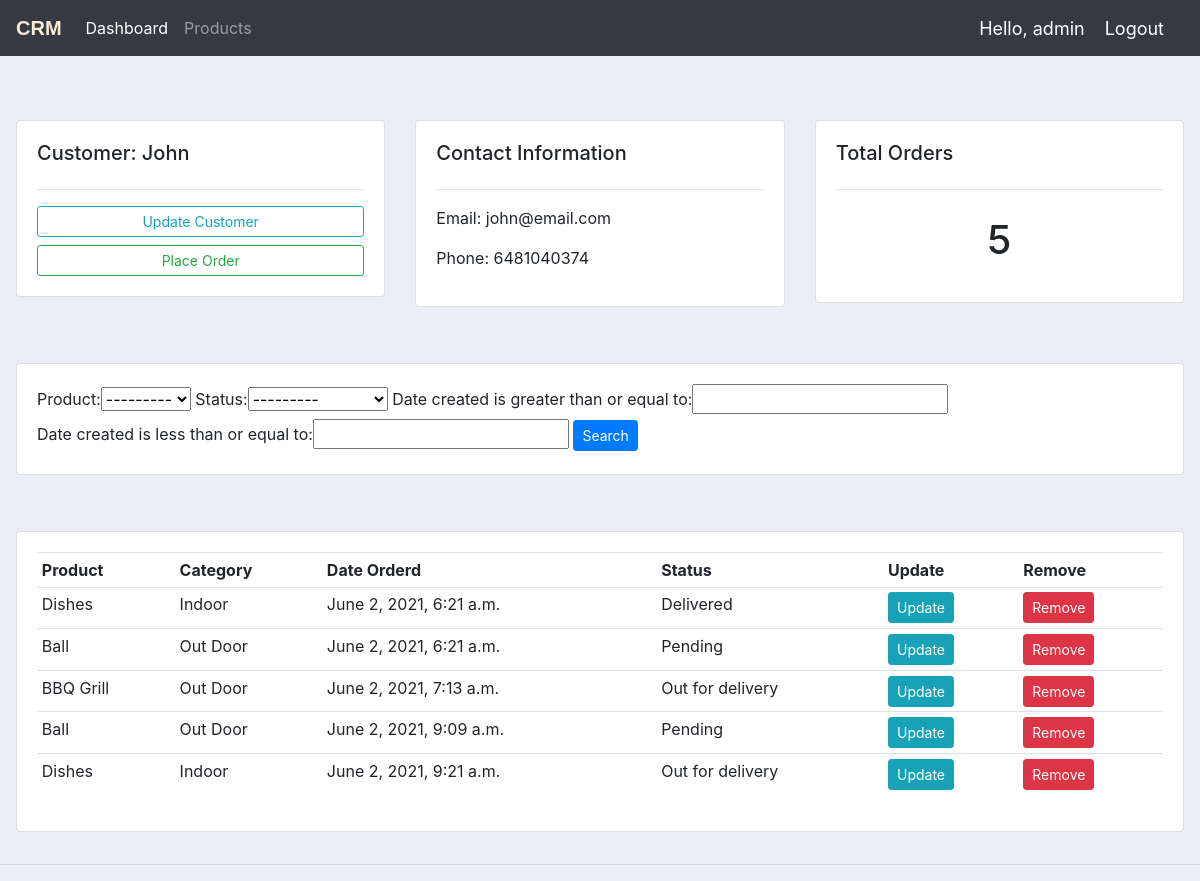
/accounts/customer/2/ (signed in), run on the app's committed database.
### accounts/models.py (models this page shows, shortened)
class Customer(models.Model):
    name = models.CharField(max_length=200, null=True)
    phone = models.CharField(max_length=200, null=True)
    email = models.CharField(max_length=200, null=True)
    date_created = models.DateTimeField(auto_now_add=True, null=True)

class Order(models.Model):
    STATUS = (
        ('Pending', 'Pending'),
        ('Out for delivery', 'Out for delivery'),
        ('Delivered', 'Delivered')
    )
    customer = models.ForeignKey(Customer, null=True, on_delete=models.SET_NULL)
    product = models.ForeignKey(Product, null=True, on_delete=models.SET_NULL)
    date_created = models.DateTimeField(auto_now_add=True, null=True)
    status  = models.CharField(max_length=200, null=True, choices=STATUS)

class Product(models.Model):
    CATEGORY = (
        ('Indoor', 'Indoor'),
        ('Out Door', 'Out Door')
    )
    name = models.CharField(max_length=200, null=True)
    price = models.FloatField(null=True)
    category = models.CharField(max_length=200, null=True, choices=CATEGORY)
    description = models.CharField(max_length=200, null=True, blank=True)
    date_created = models.DateTimeField(auto_now_add=True, null=True)
    tag = models.ManyToManyField(Tag)
    def __str__(self) -> str:
        return self.name

### accounts/views.py (the view)
# urls.py: path('customer/<str:id>/', views.customer, name='customer'),
@login_required(login_url='login')
def customer(request, id):
    customer = Customer.objects.get(id=id)
    orders = customer.order_set.all()
    myfilter = OrderFilter(request.GET, queryset=orders)
    orders = myfilter.qs
    context = {'customer': customer, 'orders': orders, 'myfilter': myfilter}
    return render(request, 'accounts/customer.html', context)

### templates/accounts/customer.html
{%  extends 'accounts/main.html' %}
{% block content %}
	<br>
<div class="row p-3">
	<div class="col-md">
		<div class="card card-body">
			<h5>Customer: {{ customer.name }}</h5>
			<hr>
			<a class="btn btn-outline-info btn-sm btn-block" href="">Update Customer</a>
			<a class="btn btn-outline-success btn-sm btn-block" href="{% url 'create_order' customer.id %}">Place Order</a>
		</div>
	</div>
	<div class="col-md">
		<div class="card card-body">
			<h5>Contact Information</h5>
			<hr>
			<p>Email: {{ customer.email }}</p>
			<p>Phone: {{ customer.phone }}</p>
		</div>
	</div>
	<div class="col-md">
		<div class="card card-body">
			<h5>Total Orders</h5>
			<hr>
			<h1 style="text-align: center;padding: 10px">{{ customer.order_set.count }}</h1>
		</div>
	</div>
</div>
<br>
<div class="row p-3">
	<div class="col">
		<div class="card card-body">
			<form method="get">
				{{ myfilter.form }}
		    <button class="btn btn-sm btn-primary" type="submit">Search</button>
		  </form>
		</div>
	</div>
</div>
<br>
<div class="row p-3">
	<div class="col-md">
		<div class="card card-body">
			<table class="table table-sm">
				<tr>
					<th>Product</th>
					<th>Category</th>
					<th>Date Orderd</th>
					<th>Status</th>
					<th>Update</th>
					<th>Remove</th>
				</tr>
				{% for o in orders %}
					<tr>
						<td>{{ o.product }}</td>
						<td>{{ o.product.category }}</td>
						<td>{{ o.date_created }}</td>
                        <td>{{ o.status }}</td>
                        <td><a href="{% url 'update_order' o.id %} " class="btn btn-sm btn-info">Update</a></td>
                        <td><a href="{% url 'delete_order' o.id %}" class="btn btn-sm btn-danger">Remove</a></td>
					</tr>
				{% endfor %}
			</table>
		</div>
	</div>
</div>
{% endblock %}

### templates/accounts/navbar.html (shortened to what this page needs)
{% load static %}
<nav class="navbar navbar-expand-lg navbar-dark bg-dark">
    <a class="navbar-brand" href="{% url 'home' %}" id="logo">CRM</a>
    <div class="collapse navbar-collapse" id="navbarNav">
      <ul class="navbar-nav">
        <li class="nav-item active">
          <a class="nav-link" href="{% url 'home' %}">Dashboard</a>
        </li>
        <li class="nav-item">
          <a class="nav-link" href="{% url 'products' %}">Products</a>
        </li>
      </ul>
    </div>
    <span class="hello-msg">Hello, {{ request.user }}</span>
    <span style="color: #ebecac"><a href="{% url 'logout' %}" class="hello-msg">Logout</a></span>
  </nav>

### static/css/main.css (style rules this page uses)
body { background-color: #ebeff5; }
#logo { font-family: Impact, Haettenschweiler, 'Arial Narrow Bold', sans-serif; font-weight: bold; color: antiquewhite; }

### templates/accounts/navbar.html (style rules this page uses)
.hello-msg { font-size: 18px; color: #ffffff; margin-right: 20px; }

### data on the page
Customer: name "John", email "john@email.com", phone "6481040374", order_set.count "5"
Order: product "Dishes", product.category "Indoor", date_created "June 2, 2021, 6:21 a.m.", status "Delivered"
Order: product "Ball", product.category "Out Door", date_created "June 2, 2021, 6:21 a.m.", status "Pending"
Order: product "BBQ Grill", product.category "Out Door", date_created "June 2, 2021, 7:13 a.m.", status "Out for delivery"
Order: product "Ball", product.category "Out Door", date_created "June 2, 2021, 9:09 a.m.", status "Pending"
Order: product "Dishes", product.category "Indoor", date_created "June 2, 2021, 9:21 a.m.", status "Out for delivery"

### other printed values
{{ request.user }} "admin"
